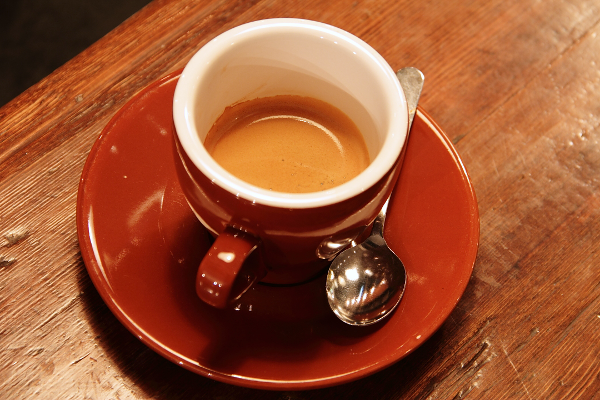
#> input picture skimage.data.coffee(), 600 x 400 px
$ jupyter execute --allow-errors 'Chapter-1 [Introducing Image Processing and scikit-image].ipynb'
#> lines starting #> are read from the running program, lines starting #| are printed output that depends on the picture; after the words box and inside, x2 and y2 are one past the last pixel; in counts of white or black regions, pixels touching at a corner belong together
# 📘 Image processing
Image processing is a method to perform operations on images, in order to enhance them or extract useful information, analyze it and make decisions. By quantifying the information in images, we can make calculations. Image processing is a subset of computer vision.

### Applications
- Medical image analysis
- Articial intelligence
- Image restoration and enhancement
- Geospatial computing
- Surveillance
- Robotic vision
- Automotive safety
- And many more...

### Purposes
1. Visualization:
    Objects that are not visible
2. Image sharpening and restoration
    A beer image
3. Image retrieval
    Seek for the image of interest
4. Measurement of paern
    Measures various objects
5. Image Recognition
    Distinguish objects in an image

<br/><br/>

## 📌 Intro to scikit-image
scikit-image is an image processing library in Python that is easy to use. scikit-image makes use of Machine Learning with built-in functions, and can perform complex operations on images with just a few functions.

<br/><br/>

## 📌An image?
Let's get started with images! A digital image is an array, or a matrix, of square pixels (picture elements) arranged in columns and rows: in other words, a 2-dimensional matrix.

These pixels contain information about color and intensity. Here's an example of the matrix for a 2D grayscale image. Here we can see that the first image is a pixelated image. The numbers that we see on top of the following image next to the first one correspond to the intensity of each pixel in the image. So at the end, an image can be treated as an intensities matrix.

## 📌Images in scikit-image
There are some testing-purpose images provided by scikit-image, in a module called data. If we want to load a colored image of a rocket, we can do so by: Importing data from skimage. And then from data, call a method named rocket.

```python
from skimage import data
rocket_image = data.rocket()
```

<br/>

## 📌 RGB channels and Grayscaled images
2-dimensional color images are often represented in RGB—3 layers of 2-dimensional arrays, where the three layers represent Red, Green and Blue channels of the image.

Grayscale images only have shades of black and white. Often, the grayscale intensity is stored as an 8-bit integer giving 256 possible different shades of gray. Grayscale images don't have any color information.

<br/>

## 📌 RGB channels VS Grayscaled images
RGB images have three color channels, while grayscaled ones have a single channel. We can convert an image with RGB channels into grayscale using the function rgb2gray() provided in the color module. We can also turn grayscale to RGB using gray2rgb().
```python
from skimage import color
grayscale = color.rgb2gray(original)
rgb = color.gray2rgb(grayscale)
```

##### Import neccessary library for visualizing image

[cell 1]
import numpy as np
import matplotlib.pyplot as plt

def show_image(image, title='Image', cmap_type='gray'):
    plt.imshow(image, cmap=cmap_type)
    plt.title(title)
    plt.axis('off')

## 📝Is this gray or full of color?
Whats the main difference between the images shown below?

[cell 2]
from skimage import data

coffee_image = data.coffee()
#> coffee_image is the input picture: shape (400, 600, 3); mean R, G, B 158.6, 85.8, 51.5
coins_image = data.coins()
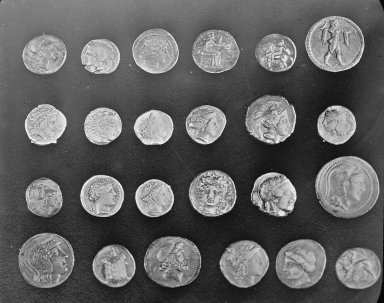
#> input picture skimage.data.coins(), 384 x 303 px
#> coins_image is the input picture: shape (303, 384); min 1, max 252, mean 96.9

[cell 3]
coffee_image

[cell 4]
coffee_image.shape
#> Out = (400, 600, 3)

[cell 5]
coins_image.shape
#> Out = (303, 384)

## 📝RGB to grayscale
In this exercise we will load an image from scikit-image module data and make it grayscale, then compare both of them in the output.

[cell 6]
from skimage import color

# Load the rocket image
rocket = data.rocket()
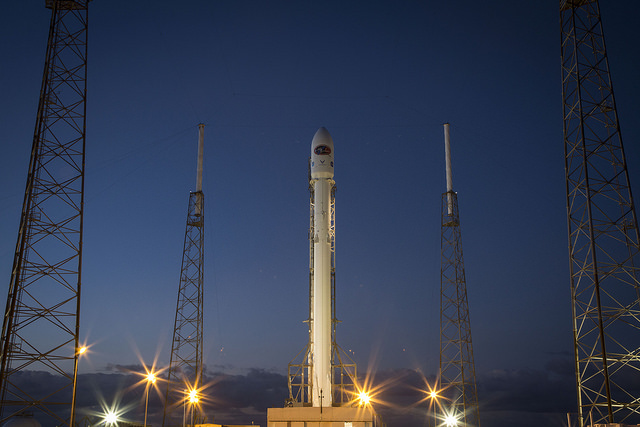
#> input picture skimage.data.rocket(), 640 x 427 px
#> rocket is the input picture: shape (427, 640, 3); mean R, G, B 52.3, 61.3, 82.3

# Convert the image to grayscale
gray_scaled_rocket = color.rgb2gray(rocket)

# Show the original image
show_image(rocket, 'Original RGB image');

[cell 7]
show_image(gray_scaled_rocket, 'Grayscale image')

<br/><br/>

# 📘 NumPy for images
With NumPy, we can practice simple image processing techniques, such as flipping images, extracting features, and analyzing them.

## 📌 Images as NdArrays
Imagine that we have an image and we load it using matplotlib's imread() function. If you check it's type, using the type() python function, you can see that is a numpy ndarray object. Because images can be represented by NumPy multi-dimensional arrays (or "NdArrays"), NumPy methods for manipulating arrays work well on these images.

```python
# Loading the image using Matplotlib
madrid_image = plt.imread('/madrid.jpeg')
type(madrid_image)
```

<code> class 'numpy.ndarray'  </code>

## 📌 NumPy
a color image is a NumPy array with an third dimension for color channels. We can slice the multidimensional array and obtain these channels separately.

### Color
```python
# Obtaining the red values of the image
red = image[:, :, 0]
# Obtaining the green values of the image
green = image[:, :, 1]
# Obtaining the blue values of the image
blue = image[:, :, 2]
```

```python
plt.imshow(red, cmap="gray")
plt.title('Red')
plt.axis('off')
plt.show()
```

### Shapes
Just like with NumPy arrays, we can get the shape of images. This Madrid picture is 426 pixels high and 640 pixels wide. It has three layers for color representation: it's an RGB-3 image. So it has shape of (426, 640, 3).
```python
# Accessing the shape of the image
madrid_image.shape
```
<code>(426, 640, 3)</code>

### Sizes
And a total number of pixels of 817920.
```python
# Accessing the shape of the image
madrid_image.size
```
<code>817920</code>

### Fliping Image: vertically
We can flip the image vertically by using the flipud() method. As you saw in the previous video, we are using the show_image() function to display an image.

[cell 8]
madrid_image = plt.imread("madrid.png")
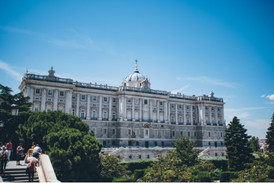
#> input picture Image Processing Fundamentals/madrid.PNG, 274 x 183 px, shrunk from 526 x 351 before the run, found by its file name
#> madrid_image is the input picture: shape (183, 274, 4) float32; mean R, G, B, A 0.335, 0.51, 0.601, 1

[cell 9]
#madrid_image = plt.imread("./sampleImages/Chapter1/madrid.png")

# Flip the image in up direction
vertically_flipped = np.flipud(madrid_image)
show_image(vertically_flipped, 'Vertically flipped image')

### Fliping Image: vertically
We can flip the image horizontally using the fliplr() method.

[cell 10]
# Flip the image in left direction
horizontally_flipped = np.fliplr(madrid_image)
show_image(horizontally_flipped, 'Horizontally flipped image')

<br/></br>

## 📌 Histogram
An image histogram is a gray-scale value distribution showing the frequency of occurrence of each gray-level value. For an image size of 1024 × 1024 × 8 bits, the abscissa ranges from 0 to 255; the total number of pixels is equal to 1024 × 1024.

### Applications of histograms
- Analysis
- Thresholding
- Brightness and contrast
- Equalize an image

### Histograms in Matplotlib
Matplotlib has a histogram method. It takes an input array (frequency) and bins as parameters. The successive elements in bin array act as the boundary of each bin. We obtain the red color channel of the image by slicing it. We then use the histogram function. Use ravel to return a continuous flattened array from the color values of the image, in this case red. And pass this ravel and the bins as parameters. We set bins to 256 because we'll show the number of pixels for every pixel value, that is, from 0 to 255. Meaning you need 256 values to show the histogram.

```python
# Red color of the image
red = image[:, :, 0]
# Obtain the red histogram
plt.hist(red.ravel(), bins=256)
```

###  Visualizing histograms with Matplotlib
So to display it, once we obtain the blue color of the image and use the hist method, by passing the array and the bins to put in the graphic. Plot it using plt.show()

```python
blue = image[:, :, 2]
plt.hist(blue.ravel(), bins=256)
plt.title('Blue Histogram')
plt.show()
```

## 📝Flipping out
As a prank, someone has turned an image from a photo album of a trip to Seville upside-down and back-to-front! Now, we need to straighten the image, by flipping it.

sevilleUsing the NumPy methods learned in the course, flip the image horizontally and vertically. Then display the corrected image using the show_image() function.

[cell 11]
flipped_seville = plt.imread('sevilleup.jpg')
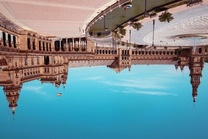
#> input picture Image Processing Fundamentals/sevilleup.jpg, 208 x 139 px, shrunk from 400 x 267 before the run
#> flipped_seville is the input picture: shape (139, 208, 3); mean R, G, B 113.5, 143, 151.2

# Flip the image vertically
seville_vertical_flip = np.flipud(flipped_seville)

# Flip the previous image horizontally
seville_horizontal_flip = np.fliplr(seville_vertical_flip)

# Show the resulting image
show_image(seville_horizontal_flip, 'Seville')

## 📝Histograms
In this exercise, you will analyze the amount of red in the image. To do this, the histogram of the red channel will be computed for the image shown below:portraitExtracting information from images is a fundamental part of image enhancement. This way you can balance the red and blue to make the image look colder or warmer.

You will use hist() to display the 256 different intensities of the red color. And ravel() to make these color values an array of one flat dimension

[cell 12]
image = plt.imread('portrait.png')
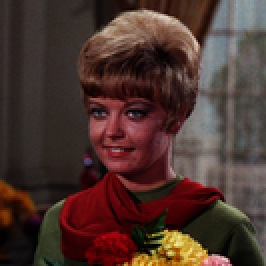
#> input picture Image Processing Fundamentals/portrait.png, 133 x 133 px, shrunk from 256 x 256 before the run (shown 2 times larger)
#> image is the input picture: shape (133, 133, 3) float32; mean R, G, B 0.297, 0.206, 0.182

# Obtain the red channel
red_channel = image[:, :, 0]
show_image(red_channel, 'Red channel image of portrait')

[cell 13]
# Plot the the red histogram with bins in a range of 256
plt.hist(red_channel.ravel(), bins=256, color='red');

# Set title
plt.title('Red Histogram');
#> figure, not shown here; tallest bar 351 high, from x = 0.199 to 0.203

<br/><br/>

# 📘 Thresholding
Thresholding is used to partition the background and foreground of grayscale images, by essentially making them black and white. We compare each pixel to a given threshold value. If the pixel is less than that value, we turn it white. If it's greater; we turn it black.

Thresholding is the simplest method of image segmentation, a topic we will cover in more detail later. Thresholding let us isolate elements and is used in object detection, facial recognition, and other applications.

It works best in high-contrast grayscale images. To threshold color images, we must first convert them to grayscale.

## 📌 Apply It
Once an image is loaded, we need to set the thresh value. Temporarily set it to 127, mid point between 0 and 255. We apply thresholding to an image by using the greater than operator followed by the thresh. Finally, show the thresholded image using show_image().

##### Thresholding
```python
#Obtain the optimal threshold value
thresh = 127

# Apply thresholding to the image
binary = image > thresh

# Show the original and thresholded
show_image(image, 'Original')
show_image(binary, 'Thresholded')
```

##### Thresholding-Inverted
```python
#Obtain the optimal threshold value
thresh = 127

# Apply thresholding to the image
inverted_binary = image <= thresh

# Show the original and thresholded
show_image(image, 'Original')
show_image(inverted_binary, 'Thresholded')
```

<br/><br/>

## 📌Categories
- **Global or histogram based:** good for uniform backgrounds
- **Local or adaptive:** for uneven background illumination

**Note:** Local is slower than global thresholding.

### Try more thresholding algorithms
```python
from skimage.filters import try_all_threshold

# Obtain all the resulting images
fig, ax = try_all_threshold(image, verbose=False)

# Showing resulting plots
show_plot(fig, ax)
```

## 📌 Optimal thresh value
When the background of an image seems uniform, global thresholding works best. Previously, we arbitrarily set the thresh value, but we can also calculate the optimal value. For that we import the threshold_otsu() function from filters module. Then obtain the optimal global thresh value by calling this function. Apply the local thresh to the image.

#### Global (Uniform background)
```python
# Import the otsu threshold function
from skimage.filters import threshold_otsu

# Obtain the optimal threshold value
thresh = threshold_otsu(image)

# Apply thresholding to the image
binary_global = image > thresh

# Show the original and binarized image
show_image(image, 'Original')
show_image(binary_global, 'Global thresholding')
```

If the image doesn't have high contrast or the background is uneven, local thresholding produces better results. Import threshold_local(), also from filters. With this function, we calculate thresholds in small pixel regions surrounding each pixel we are binarizing. So we need to specify a block_size to surround each pixel; also known as local neighborhoods. And an optional offset, that's a constant subtracted from the mean of blocks to calculate the local threshold value.

#### Local (Uneven background)
```python
# Import the local threshold function
from skimage.filters import threshold_local

# Set the block size to 35
block_size = 35

# Obtain the optimal local thresholding
local_thresh = threshold_local(text_image, block_size, offset=10)

# Apply local thresholding and obtain the binary image
binary_local = text_image > local_thresh

# Show the original and binarized image
show_image(image, 'Original')
show_image(binary_local, 'Local thresholding')
```

## 📝 Apply global thresholding
Apply global thresholding In this exercise, you'll transform a photograph to binary so you can separate the foreground from the background.

To do so, you need to import the required modules, load the image, obtain the optimal thresh value using <code>threshold_otsu()</code> and apply it to the image.

You'll see the resulting binarized image when using the <code>show_image()</code> function, previously explained.

[cell 14]
from skimage.filters import threshold_otsu

chess_pieces_image = plt.imread('bw.jpg')
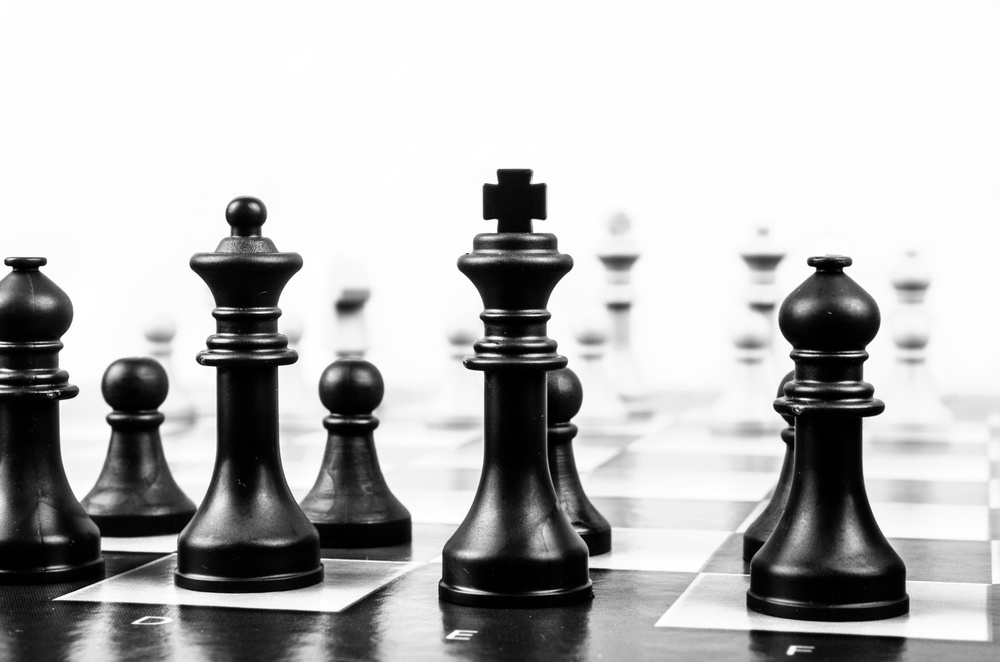
#> input picture Image Processing Fundamentals/bw.jpg, 1000 x 662 px, shrunk from 1920 x 1271 before the run
#> chess_pieces_image is the input picture: shape (662, 1000, 3); min 0, max 255, mean 185.6

show_image(chess_pieces_image, 'Original image')

[cell 15]
# Make the image grayscale using rgb2gray
chess_pieces_image_gray = color.rgb2gray(chess_pieces_image)

# Obtain the optimal threshold value with otsu
thresh = threshold_otsu(chess_pieces_image_gray)
#> thresh = 0.553

# Apply thresholding to the image
binary = chess_pieces_image_gray > thresh
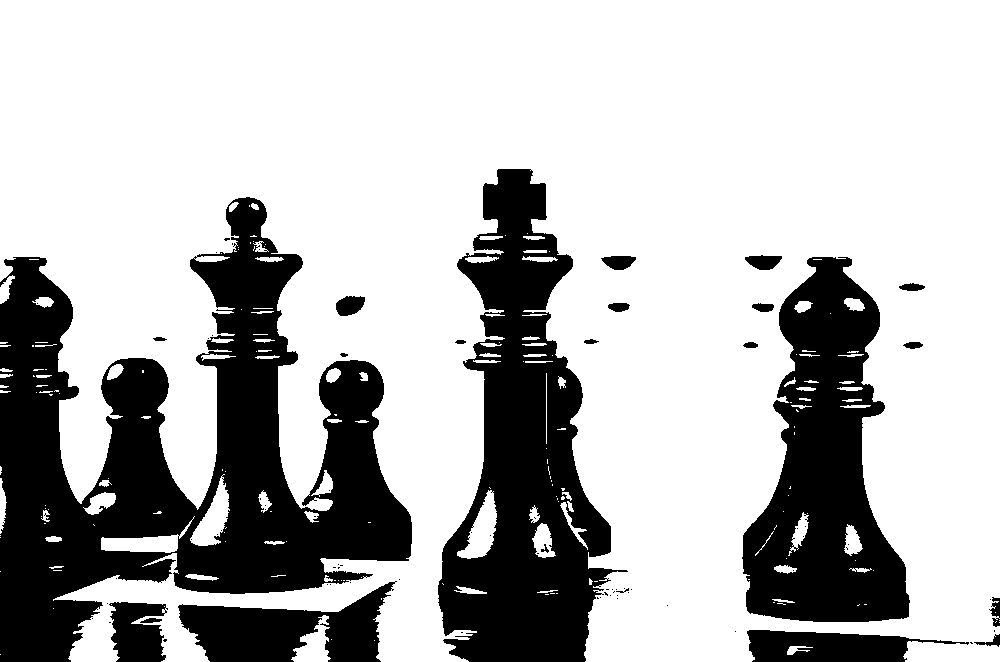
#> binary: shape (662, 1000) bool; 72% white; 81 black regions (58 under 20 px), largest, box (x1, y1, x2, y2) and area: (0, 197, 412, 662) 84422, (438, 169, 628, 662) 46653, (742, 257, 910, 622) 34860

# Show the image
show_image(binary, 'Binary image')

<br/><br/>

## 📝 When the background isn't that obvious
Sometimes, it isn't that obvious to identify the background. If the image background is relatively uniform, then you can use a global threshold value as we practiced before, using <code>threshold_otsu()</code>. However, if there's uneven background illumination, adaptive thresholding <code>threshold_local()</code> (a.k.a. local thresholding) may produce better results.

In this exercise, you will compare both types of thresholding methods (global and local), to find the

[cell 16]
page_image = plt.imread('text_page.png')
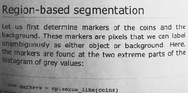
#> input picture Image Processing Fundamentals/text_page.png, 188 x 93 px, shrunk from 360 x 178 before the run
#> page_image is the input picture: shape (93, 188, 4) float32; mean R, G, B, A 0.671, 0.671, 0.671, 1

show_image(page_image, 'Original image')

[cell 17]
# Make the image grayscale using rgb2gray
page_image = color.rgb2gray(color.rgba2rgb(page_image))
#> page_image: shape (93, 188) float32

# Obtain the optimal otsu global thresh value
global_thresh = threshold_otsu(page_image)
#> global_thresh = 0.638

# Obtain the binary image by applying global thresholding
binary_global = page_image > global_thresh
#> binary_global: shape (93, 188) bool; 59% white; 81 black regions (54 under 20 px), largest, box (x1, y1, x2, y2) and area: (0, 0, 115, 93) 5602, (82, 25, 109, 31) 96, (65, 33, 92, 40) 96

# Show the binary image obtained
show_image(binary_global, 'Global thresholding')

[cell 18]
from skimage.filters import threshold_local

# Set the block size to 35
block_size = 35

# Obtain the optimal local thresholding
local_thresh = threshold_local(page_image, block_size, offset=0.1)
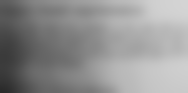
#> local_thresh: shape (93, 188) float32; min 0.166, max 0.834, mean 0.571

# Obtain the binary image by applying local thresholding
binary_local = page_image > local_thresh
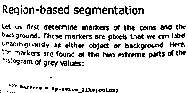
#> binary_local: shape (93, 188) bool; 86% white; black in thin lines or dots

# Show the binary image
show_image(binary_local, 'Local thresholding')
